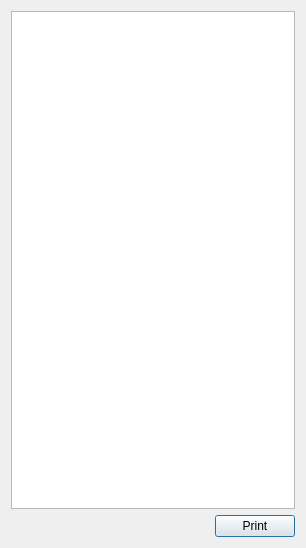
<?xml version="1.0" encoding="UTF-8"?>
<ui version="4.0">
 <class>ReceiptPreviewDialog</class>
 <widget class="QDialog" name="ReceiptPreviewDialog">
  <property name="geometry">
   <rect>
    <x>0</x>
    <y>0</y>
    <width>306</width>
    <height>548</height>
   </rect>
  </property>
  <property name="windowTitle">
   <string>Dialog</string>
  </property>
  <layout class="QVBoxLayout" name="verticalLayout">
   <item>
    <widget class="QGraphicsView" name="rView"/>
   </item>
   <item>
    <widget class="QWidget" name="widget" native="true">
     <layout class="QHBoxLayout" name="horizontalLayout">
      <property name="leftMargin">
       <number>0</number>
      </property>
      <property name="topMargin">
       <number>0</number>
      </property>
      <property name="rightMargin">
       <number>0</number>
      </property>
      <property name="bottomMargin">
       <number>0</number>
      </property>
      <item>
       <spacer name="horizontalSpacer">
        <property name="orientation">
         <enum>Qt::Orientation::Horizontal</enum>
        </property>
        <property name="sizeHint" stdset="0">
         <size>
          <width>204</width>
          <height>20</height>
         </size>
        </property>
       </spacer>
      </item>
      <item>
       <widget class="QPushButton" name="pushButton">
        <property name="text">
         <string>Print</string>
        </property>
       </widget>
      </item>
     </layout>
    </widget>
   </item>
  </layout>
 </widget>
 <resources/>
 <connections/>
</ui>
